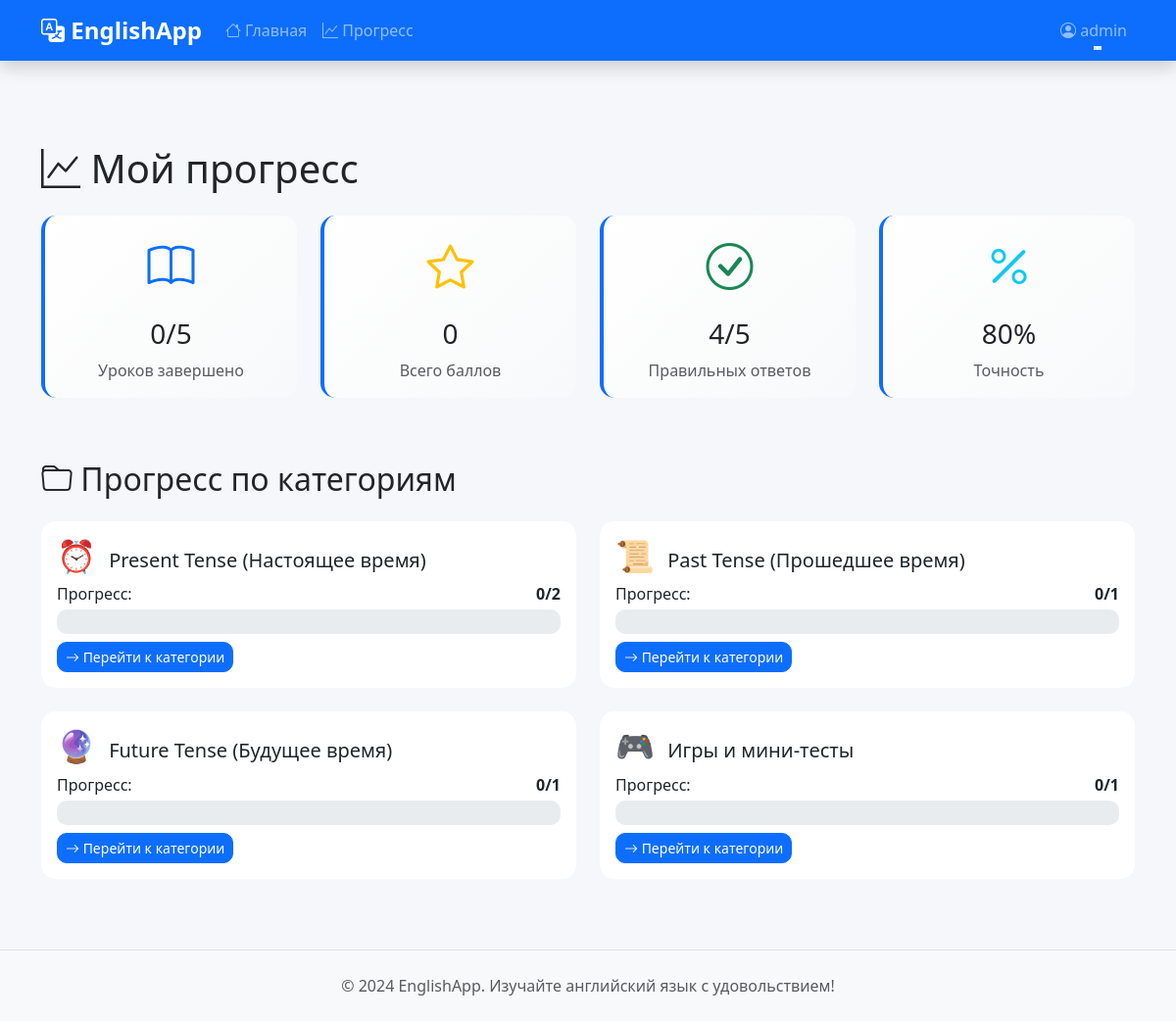
The app's page /progress/ (signed in) with its own data.
### lessons/models.py (models this page shows, shortened)
class LessonCategory(models.Model):
    name = models.CharField(max_length=100, verbose_name="Название")
    slug = models.SlugField(unique=True, verbose_name="URL")
    description = models.TextField(verbose_name="Описание")
    order = models.IntegerField(default=0, verbose_name="Порядок")
    icon = models.CharField(max_length=50, default="📚", verbose_name="Иконка")
    class Meta:
        verbose_name = "Категория уроков"
        verbose_name_plural = "Категории уроков"
        ordering = ['order']

### lessons/views.py (the view)
# urls.py: path('progress/', views.progress_view, name='progress'),
@login_required
def progress_view(request):
    total_lessons = Lesson.objects.filter(is_active=True).count()
    completed_lessons = UserProgress.objects.filter(
        user=request.user,
        completed=True
    ).count()
    total_points = UserProgress.objects.filter(
        user=request.user
    ).aggregate(total=Sum('score'))['total'] or 0
    categories_progress = []
    categories = LessonCategory.objects.all()
    for category in categories:
        category_lessons = Lesson.objects.filter(category=category, is_active=True)
        category_completed = UserProgress.objects.filter(
            user=request.user,
            lesson__category=category,
            completed=True
        ).count()
        categories_progress.append({
            'category': category,
            'total': category_lessons.count(),
            'completed': category_completed,
            'percentage': int((category_completed / category_lessons.count() * 100) if category_lessons.count() > 0 else 0)
        })
    recent_completions = UserProgress.objects.filter(
        user=request.user,
        completed=True
    ).select_related('lesson', 'lesson__category').order_by('-completed_at')[:10]
    total_attempts = UserExerciseAttempt.objects.filter(user=request.user).count()
    correct_attempts = UserExerciseAttempt.objects.filter(
        user=request.user,
        is_correct=True
    ).count()
    accuracy = int((correct_attempts / total_attempts * 100) if total_attempts > 0 else 0)
    context = {
        'total_lessons': total_lessons,
        'completed_lessons': completed_lessons,
        'total_points': total_points,
        'categories_progress': categories_progress,
        'recent_completions': recent_completions,
        'total_attempts': total_attempts,
        'correct_attempts': correct_attempts,
        'accuracy': accuracy,
    }
    return render(request, 'lessons/progress.html', context)

### templates/lessons/progress.html (shortened to what this page needs)
{% extends 'base.html' %}
{% block content %}
<div class="container mt-5 pt-4">
    <h1 class="mb-4">
        <i class="bi bi-graph-up"></i> Мой прогресс
    </h1>
    <div class="row mb-5">
        <div class="col-md-3 mb-3">
            <div class="card stat-card h-100">
                <div class="card-body text-center">
                    <i class="bi bi-book text-primary" style="font-size: 3rem;"></i>
                    <h3 class="mt-3">{{ completed_lessons }}/{{ total_lessons }}</h3>
                    <p class="text-muted mb-0">Уроков завершено</p>
                </div>
            </div>
        </div>
        <div class="col-md-3 mb-3">
            <div class="card stat-card h-100">
                <div class="card-body text-center">
                    <i class="bi bi-star text-warning" style="font-size: 3rem;"></i>
                    <h3 class="mt-3">{{ total_points }}</h3>
                    <p class="text-muted mb-0">Всего баллов</p>
                </div>
            </div>
        </div>
        <div class="col-md-3 mb-3">
            <div class="card stat-card h-100">
                <div class="card-body text-center">
                    <i class="bi bi-check-circle text-success" style="font-size: 3rem;"></i>
                    <h3 class="mt-3">{{ correct_attempts }}/{{ total_attempts }}</h3>
                    <p class="text-muted mb-0">Правильных ответов</p>
                </div>
            </div>
        </div>
        <div class="col-md-3 mb-3">
            <div class="card stat-card h-100">
                <div class="card-body text-center">
                    <i class="bi bi-percent text-info" style="font-size: 3rem;"></i>
                    <h3 class="mt-3">{{ accuracy }}%</h3>
                    <p class="text-muted mb-0">Точность</p>
                </div>
            </div>
        </div>
    </div>
    <h2 class="mb-4">
        <i class="bi bi-folder"></i> Прогресс по категориям
    </h2>
    <div class="row mb-5">
        {% for cat_progress in categories_progress %}
        <div class="col-md-6 mb-4">
            <div class="card">
                <div class="card-body">
                    <h5 class="card-title">
                        <span style="font-size: 2rem;" class="me-2">{{ cat_progress.category.icon }}</span>
                        {{ cat_progress.category.name }}
                    </h5>
                    <div class="mb-2">
                        <div class="d-flex justify-content-between mb-1">
                            <span>Прогресс:</span>
                            <strong>{{ cat_progress.completed }}/{{ cat_progress.total }}</strong>
                        </div>
                        <div class="progress" style="height: 25px;">
                        </div>
                    </div>
                    <a href="{% url 'category_detail' cat_progress.category.slug %}" class="btn btn-sm btn-primary">
                        <i class="bi bi-arrow-right"></i> Перейти к категории
                    </a>
                </div>
            </div>
        </div>
        {% endfor %}
    </div>
</div>
{% endblock %}

### templates/base.html (shortened to what this page needs)
{% load static %}
<!DOCTYPE html>
<html lang="ru">
<head>
    <link href="https://cdn.jsdelivr.net/npm/bootstrap@5.3.0/dist/css/bootstrap.min.css" rel="stylesheet">
    <link rel="stylesheet" href="https://cdn.jsdelivr.net/npm/bootstrap-icons@1.11.0/font/bootstrap-icons.css">
    <link rel="stylesheet" href="{% static 'css/style.css' %}">
</head>
<body>
    <nav class="navbar navbar-expand-lg navbar-dark bg-primary fixed-top shadow">
        <div class="container">
            <a class="navbar-brand fw-bold" href="{% url 'home' %}">
                <i class="bi bi-translate"></i> EnglishApp
            </a>
            <div class="collapse navbar-collapse" id="navbarNav">
                <ul class="navbar-nav me-auto">
                    <li class="nav-item">
                        <a class="nav-link" href="{% url 'home' %}">
                            <i class="bi bi-house"></i> Главная
                        </a>
                    </li>
                    {% if user.is_authenticated %}
                    <li class="nav-item">
                        <a class="nav-link" href="{% url 'progress' %}">
                            <i class="bi bi-graph-up"></i> Прогресс
                        </a>
                    </li>
                    {% endif %}
                </ul>
                <ul class="navbar-nav">
                    {% if user.is_authenticated %}
                    <li class="nav-item dropdown">
                        <a class="nav-link dropdown-toggle" href="#" id="navbarDropdown" role="button" data-bs-toggle="dropdown">
                            <i class="bi bi-person-circle"></i> {{ user.username }}
                        </a>
                    </li>
                    {% endif %}
                </ul>
            </div>
        </div>
    </nav>
    <main class="main-content">
        {% block content %}{% endblock %}
    </main>
    <footer class="bg-light text-center py-4 mt-5">
        <div class="container">
            <p class="text-muted mb-0">
                &copy; 2024 EnglishApp. Изучайте английский язык с удовольствием!
            </p>
        </div>
    </footer>
</body>
</html>

### static/css/style.css (style rules this page uses)
:root { --primary-color: #0d6efd; --secondary-color: #6c757d; --success-color: #198754; --danger-color: #dc3545; --warning-color: #ffc107; --info-color: #0dcaf0; --light-color: #f8f9fa; --dark-color: #212529; }
body { font-family: 'Segoe UI', Tahoma, Geneva, Verdana, sans-serif; padding-top: 76px; background-color: #f5f7fa; }
.main-content { min-height: calc(100vh - 200px); }
.navbar { box-shadow: 0 2px 4px rgba(0,0,0,.1); }
.navbar-brand { font-size: 1.5rem; }
.card { border: none; border-radius: 15px; transition: transform 0.3s ease, box-shadow 0.3s ease; }
.stat-card { background: linear-gradient(135deg, #fff 0%, #f8f9fa 100%); border-left: 4px solid var(--primary-color); }
.progress { border-radius: 10px; overflow: hidden; }
.btn { border-radius: 10px; font-weight: 500; transition: all 0.3s ease; }
footer { margin-top: auto; border-top: 1px solid #dee2e6; }
.card { animation: fadeIn 0.5s ease; }
.navbar-nav .nav-link { position: relative; transition: all 0.3s ease; }
.navbar-nav .nav-link::after { content: ''; position: absolute; bottom: 0; left: 50%; width: 0; height: 2px; background: rgba(255, 255, 255, 0.8); transition: all 0.3s ease; transform: translateX(-50%); }
.btn { position: relative; overflow: hidden; }
.btn::before { content: ''; position: absolute; top: 50%; left: 50%; width: 0; height: 0; border-radius: 50%; background: rgba(255, 255, 255, 0.3); transform: translate(-50%, -50%); transition: width 0.6s, height 0.6s; }
.bi { transition: transform 0.3s ease; }

### records on screen
LessonCategory: category.icon "⏰", category.name "Present Tense (Настоящее время)", completed "0", total "2"
LessonCategory: category.icon "📜", category.name "Past Tense (Прошедшее время)", completed "0", total "1"
LessonCategory: category.icon "🔮", category.name "Future Tense (Будущее время)", completed "0", total "1"
LessonCategory: category.icon "🎮", category.name "Игры и мини‑тесты", completed "0", total "1"

### other values on screen
{{ user.username }} "admin"
{{ completed_lessons }} "0"
{{ total_lessons }} "5"
{{ total_points }} "0"
{{ correct_attempts }} "4"
{{ total_attempts }} "5"
{{ accuracy }} "80"
